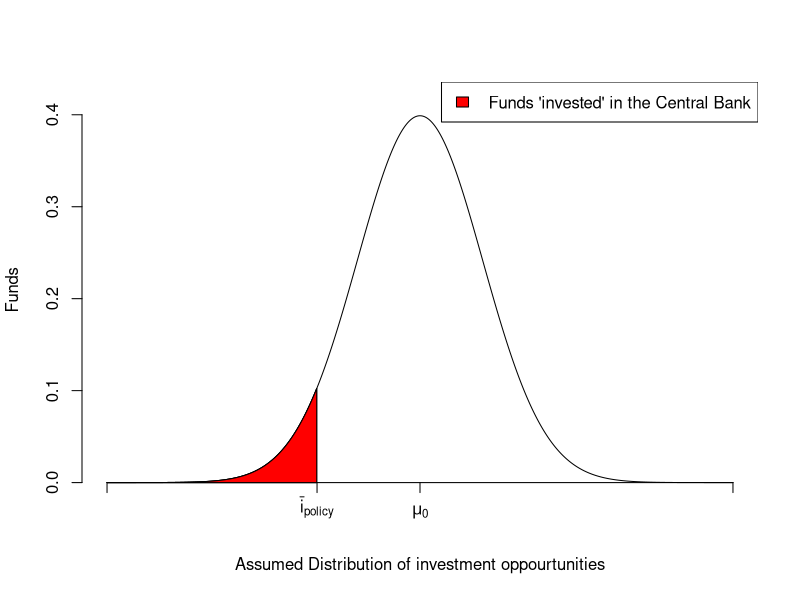
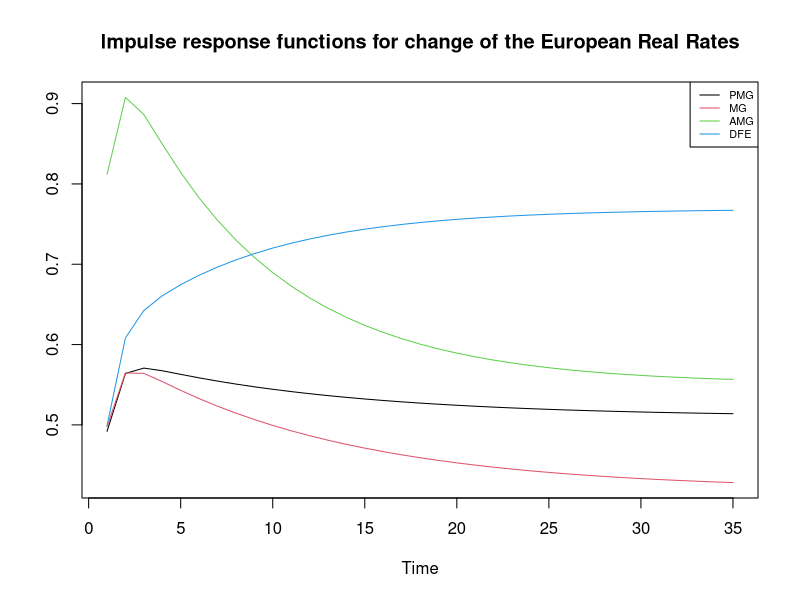
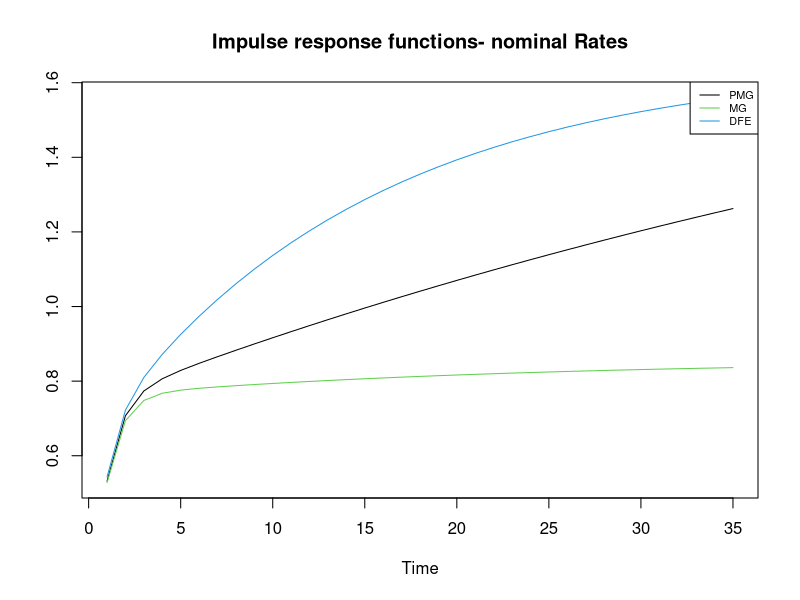

Recreate these plots in R, in order.
stdDev <- 1;
 x <- seq(-5,5,by=0.01)
 y <- dnorm(x,sd=stdDev)
 right <- qnorm(0.05,sd=stdDev)
 plot(x,y,type="l",xaxt="n",ylab="Funds",
       xlab=expression(paste('Assumed Distribution of investment oppourtunities')),
       axes=FALSE,ylim=c(0,max(y)*1.05),xlim=c(min(x),max(x)),
       frame.plot=FALSE)
 axis(1,at=c(-5,right,0,5),
       pos = c(0,0),
       labels=c(expression(' '),expression(bar(i)[policy]),expression(mu[0]),expression(' ')))
 axis(2)
 xReject <- seq(-5,right,by=0.01)
 yReject <- dnorm(xReject,sd=stdDev)
 
polygon(c(xReject,xReject[length(xReject)],xReject[1]),
          c(yReject,0, 0), col='red')

polygon(c(xReject,xReject[length(xReject)],xReject[1]),
        c(yReject,0, 0), col='red')
legend("topright", c(" Funds 'invested' in the Central Bank"),fill="red")





########################################################################
#Impuls responses from one dimensional VECM.

IRF<-function(Parm,n,y0){
 beta<-Parm[1]
 EC<-Parm[2]
 alfa1<-Parm[3]
 alfa2<-Parm[4]
 const<-Parm[5]
  x<-rep(0,n)
 y<-rep(y0,n)
 y[2:n]=y0+0.01*abs(y0)
 dx<-rep(0,n)
 dy<-rep(0,n)
 dy[2]=y[2]-y[1]
 
 x[1]=+beta*y[1]-const/EC
 for(i in 2:n){
    dx[i]=EC*(x[i-1]-beta*y[i-1])+alfa1*dy[i]+alfa2*dx[i-1]+const
    x[i]=x[i-1]+dx[i]
  }
  return(100*(x/x[1]-1))
}
IRF1<-function(Parm,n,y0){
  beta<-Parm[1]
  EC<-Parm[2]
  alfa1<-Parm[3]
  alfa2<-Parm[4]
  const<-Parm[5]
  x<-rep(0,n)
  y<-rep(y0,n)
  y[2:n]=y0+0.01
  dx<-rep(0,n)
  dy<-rep(0,n)
  dy[2]=y[2]-y[1]
  
  x[1]=+beta*y[1]-const/EC
  for(i in 2:n){
    dx[i]=EC*(x[i-1]-beta*y[i-1])+alfa1*dy[i]+alfa2*dx[i-1]+const
    x[i]=x[i-1]+dx[i]
  }
  return(100*(x-x[1])[2:n])
}

#Real:
Parm<-rep(0.001,5)
Parm1<-c(0.510,-0.07,0.492,0.144,0.116)
Parm2<-c(0.419,-0.07,0.498,0.145,0.122)
Parm3<-c(0.551,-0.10,0.812,0.150,-0.23)
Parm4<-c(0.769,-0.10,0.499,0.165,0.139)



ts.plot(ts(cbind(IRF1(Parm1,36,1),
                 IRF1(Parm2,36,1),
                 IRF1(Parm3,36,1),
                 IRF1(Parm4,36,1))),gpars= list(col=1:4),main="Impulse response functions for change of the European Real Rates")
legend("topright",c("PMG","MG","AMG","DFE") , col=1:4, lty=1, cex=.65)



#Nominal
Parm1<-c(2.055,-0.01,0.532,0.301,0.050)
Parm2<-c(0.857,-0.03,0.528,0.296,0.029)
Parm3<-c(3.121,-0.11,1.002,0.300,-0.03)
Parm4<-c(1.654,-0.05,0.543,0.228,0.048)

#bez AMG
ts.plot(ts(cbind(IRF1(Parm1,36,1),
                 IRF1(Parm2,36,1),
                 IRF1(Parm4,36,1))),gpars= list(col=c(1,3,4)), main="Impulse response functions- nominal Rates" )
legend("topright",c("PMG","MG","DFE") , col=c(1,3,4), lty=1, cex=.65)

